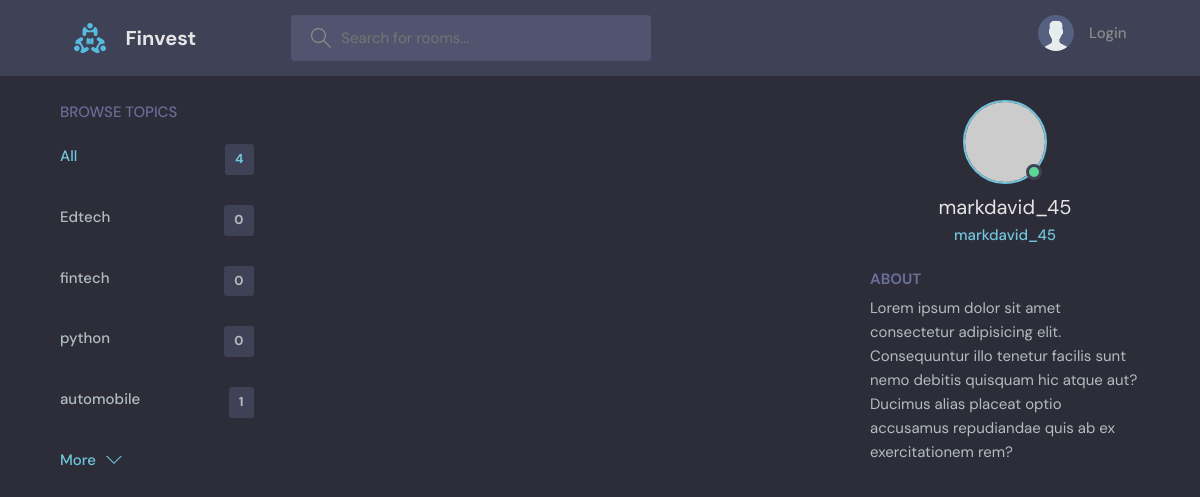
Screenshot of /profile/6/ with the database file from the repository.
### base/models.py (models this page shows, shortened)
class Topic(models.Model):
    name = models.CharField(max_length=200)

### base/views.py (the view)
# urls.py: path('profile/<str:pk>/', views.userProfile, name="user-profile"),
def userProfile(request, pk):
    q = request.GET.get('q') if request.GET.get('q') != None else ''
    topics = Topic.objects.filter(name__icontains=q)
    user = User.objects.get(id=pk)
    rooms = user.room_set.all()
    context = {'user': user, 'rooms': rooms, 'topics': topics}
    return render(request, 'base/profile.html', context)

### base/templates/base/profile.html
{% extends 'main.html' %} {% block content %}
<main class="profile-page layout layout--3">
  <div class="container">
    {% include 'base/topics_segment.html' %}
    <div class="roomList">
      <div class="profile">
        <div class="profile__avatar">
          <div class="avatar avatar--large active">
            <img src="https://randomuser.me/api/portraits/men/11.jpg" />
          </div>
        </div>
        <div class="profile__info">
          <h3>{{user.username}}</h3>
          <p>{{user.username}}</p>
        </div>
        <div class="profile__about">
          <h3>About</h3>
          <p>
            Lorem ipsum dolor sit amet consectetur adipisicing elit.
            Consequuntur illo tenetur facilis sunt nemo debitis quisquam hic
            atque aut? Ducimus alias placeat optio accusamus repudiandae quis ab
            ex exercitationem rem?
          </p>
        </div>
      </div>
    </div>
  </div>
</main>
{% endblock %}

### base/templates/base/topics_segment.html
<div class="topics">
  <div class="topics__header">
    <h2>Browse Topics</h2>
  </div>
  <ul class="topics__list">
    <li>
      <a href="{% url 'home' %}" class="active"
        >All <span>{{topics.count}}</span></a
      >
    </li>
    {% for topic in topics %}
    <li>
      <a href="{% url 'home' %}?q={{topic.name}}"
        >{{topic.name}}<span>{{topic.room_set.all.count}}</span></a
      >
    </li>
    {% endfor %}
  </ul>
  <a class="btn btn--link" href="/">
    More
    <svg
      version="1.1"
      xmlns="http://www.w3.org/2000/svg"
      width="32"
      height="32"
      viewBox="0 0 32 32"
    >
      <title>chevron-down</title>
      <path d="M16 21l-13-13h-3l16 16 16-16h-3l-13 13z"></path>
    </svg>
  </a>
</div>

### static/styles/style.css (style rules this page uses)
:root { --color-main: #71c6dd; --color-main-light: #e1f6fb; --color-dark: #3f4156; --color-dark-medium: #51546e; --color-dark-light: #696d97; --color-light: #e5e5e5; --color-gray: #8b8b8b; --color-light-gray: #b2bdbd; --color-bg: #2d2d39; --color-success: #5dd693; --color-error: #fc4b0b; }
* { font-family: "DM Sans", -apple-system, BlinkMacSystemFont, "Segoe UI", Roboto, Oxygen, Ubuntu, Cantarell, "Open Sans", "Helvetica Neue", sans-serif; margin: 0; padding: 0; box-sizing: border-box; text-rendering: optimizeLegibility; font-size: inherit; }
html { font-size: 56.25%; }
@media only screen and (min-width: 1200px) { html { font-size: 62.5%; } }
body { line-height: 1.6; font-weight: 400; font-size: 1.5rem; color: var(--color-light-gray); background-color: var(--color-bg); min-height: 100vh; }
img { width: 100%; }
a { display: inline-block; color: var(--color-main); text-decoration: none; }
.container { max-width: 120rem; width: 90%; margin: auto; }
.btn { background-color: transparent; border: none; display: inline-flex; align-items: center; gap: 1rem; cursor: pointer; transition: all ease-in-out 0.3s; padding: 1rem 2rem; border-radius: 5px; box-shadow: 1px 1px 3px 1px rgba(0, 0, 0, 0.15); font-weight: 500; }
.btn--link { border-radius: 0; padding: 0; color: var(--color-main); box-shadow: none; }
.btn > svg { fill: currentColor; width: 1.6rem; height: 1.6rem; }
.avatar { position: relative; display: inline-block; border-radius: 50%; border: 2px solid var(--color-main); }
.avatar img { display: block; border-radius: 50%; object-fit: cover; object-position: center; }
.avatar::after { content: ""; display: block; position: absolute; background-color: var(--color-gray); z-index: 111; border-radius: 50%; border: 0.3rem solid var(--color-dark); }
.avatar.active::after { background-color: var(--color-success); }
.avatar.avatar--large img { display: block; width: 8rem; height: 8rem; border-radius: 50%; }
.avatar.avatar--large:after { width: 1rem; height: 1rem; bottom: 2px; right: 3.5px; }
.layout { margin-top: 2.4rem; }
.layout > .container { display: flex; justify-content: space-between; align-items: flex-start; }
.layout--3 > .container > div:first-child { flex-basis: 18%; max-width: 22.5rem; }
.layout--3 > .container > div:nth-child(2) { flex-basis: 50%; }
.layout--3 > .container > div:last-child { flex-basis: 25%; }
.topics__header { margin-bottom: 2rem; }
.topics__header h2 { text-transform: uppercase; font-weight: 500; color: var(--color-dark-light); }
.topics__list { list-style: none; }
.topics__list li a { display: flex; justify-content: space-between; margin-bottom: 3rem; font-weight: 500; color: var(--color-light-gray); transition: all 0.3s ease-in-out; }
.topics__list li a.active, .topics__list li a:hover { color: var(--color-main); }
.topics__list li a span { padding: 0.5rem 1rem; background-color: var(--color-dark); border-radius: 3px; font-size: 1.3rem; font-weight: 700; letter-spacing: 1px; }
.profile { margin-bottom: 3rem; }
.profile__avatar { text-align: center; }
.profile__info { text-align: center; }
.profile__info h3 { font-size: 2rem; color: var(--color-light); font-weight: 400; }
.profile__info p { color: var(--color-main); font-weight: 500; margin-bottom: 1rem; }
.profile__about { margin-top: 2rem; }
.profile__about h3 { text-transform: uppercase; color: var(--color-dark-light); margin-bottom: 0.5rem; }

### rows the page displays
Topic: name "Edtech", room_set.all.count "0"
Topic: name "fintech", room_set.all.count "0"
Topic: name "python", room_set.all.count "0"
Topic: name "automobile", room_set.all.count "1"

### other values shown
{{ topics.count }} "4"
{{ user.username }} "markdavid_45"
